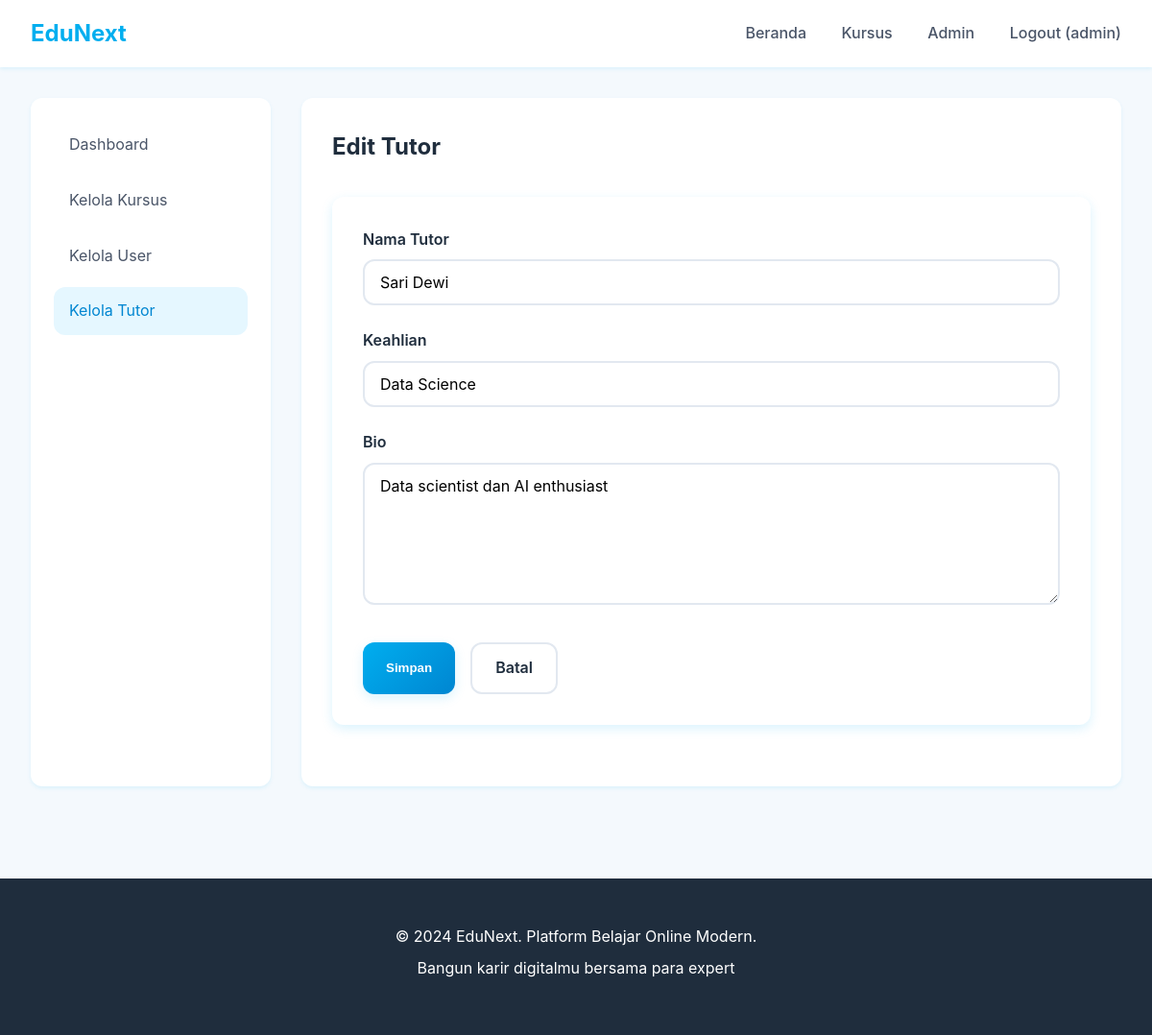
Screenshot of /index.php?page=admin_tutor_form&id=2 (signed in) with the database file from the repository.
### tables this page shows
CREATE TABLE `tutors` (
  `id` INT PRIMARY KEY AUTO_INCREMENT,
  `name` VARCHAR(255) NOT NULL,
  `bio` TEXT,
  `expertise` VARCHAR(255) NOT NULL
);

### index.php (called while the page is built, shortened)
<?php
$page = $_GET['page'] ?? 'home';
$pages = [
    'home' => 'views/home.php',
    'courses' => 'views/courses.php',
    'course_detail' => 'views/course_detail.php',
    'login' => 'views/login.php',
    'register' => 'views/register.php',
    'dashboard' => 'views/dashboard.php',
    'admin' => 'views/admin.php',
    'admin_users' => 'views/admin_users.php',
    'admin_courses' => 'views/admin_courses.php',
    'admin_tutors' => 'views/admin_tutors.php',
    'admin_course_form' => 'views/admin_course_form.php',
    'admin_user_form' => 'views/admin_user_form.php',
    'admin_tutor_form' => 'views/admin_tutor_form.php'
];
$page_file = $pages[$page] ?? 'views/404.php';
include 'views/partials/header.php';
include $page_file;
include 'views/partials/footer.php';
?>

### views/admin_tutor_form.php (the view, shortened to what this page needs)
<?php
$tutor_id = (int)($_GET['id'] ?? 0);
$is_edit = $tutor_id > 0;
$tutor = null;
$page_title = $is_edit ? "Edit Tutor" : "Tambah Tutor Baru";
if ($is_edit) {
    $stmt = $conn->prepare("SELECT * FROM tutors WHERE id = ?");
    $stmt->bind_param("i", $tutor_id);
    $stmt->execute();
    $tutor = $stmt->get_result()->fetch_assoc();
}
?>
<div class="admin-panel">
     <div class="admin-grid">
        <div class="admin-sidebar">
            <nav>
                <a href="index.php?page=admin">Dashboard</a>
                <a href="index.php?page=admin_courses">Kelola Kursus</a>
                <a href="index.php?page=admin_users">Kelola User</a>
                <a href="index.php?page=admin_tutors" class="active">Kelola Tutor</a>
            </nav>
        </div>
        <div class="admin-content">
            <h2 style="margin-bottom: 2rem;"><?php echo $page_title; ?></h2>
            <form method="POST" action="index.php?page=admin_tutors" class="form-container" style="max-width: 800px;">
                <div class="form-group">
                    <label for="name">Nama Tutor</label>
                    <input type="text" id="name" name="name" value="<?php echo htmlspecialchars($tutor['name'] ?? ''); ?>" required>
                </div>
                <div class="form-group">
                    <label for="expertise">Keahlian</label>
                    <input type="text" id="expertise" name="expertise" value="<?php echo htmlspecialchars($tutor['expertise'] ?? ''); ?>" required>
                </div>
                <div class="form-group">
                    <label for="bio">Bio</label>
                    <textarea id="bio" name="bio" rows="6" required><?php echo htmlspecialchars($tutor['bio'] ?? ''); ?></textarea>
                </div>
                <div style="display: flex; gap: 1rem; margin-top: 2rem;">
                    <button type="submit" class="btn btn-primary">Simpan</button>
                    <a href="index.php?page=admin_tutors" class="btn btn-secondary">Batal</a>
                </div>
            </form>
        </div>
    </div>
</div>

### assets/css/style.css (style rules this page uses)
:root { --primary: #00AEEF; --primary-dark: #0086D1; --primary-light: #E5F7FF; --secondary: #FF6B35; --accent: #00D8A3; --text-dark: #1F2D3D; --text-light: #4A5568; --text-lighter: #718096; --bg-light: #F4F9FD; --bg-white: #FFFFFF; --border: #E2E8F0; --shadow-sm: 0 2px 4px rgba(0, 174, 239, 0.1); --shadow-md: 0 4px 12px rgba(0, 174, 239, 0.15); --shadow-lg: 0 8px 24px rgba(0, 174, 239, 0.2); --radius: 12px; --transition: all 0.3s ease; }
* { margin: 0; padding: 0; box-sizing: border-box; }
body { font-family: 'Inter', -apple-system, BlinkMacSystemFont, sans-serif; background-color: var(--bg-light); color: var(--text-dark); line-height: 1.6; }
.btn { display: inline-block; padding: 12px 24px; border-radius: var(--radius); text-decoration: none; font-weight: 600; border: none; cursor: pointer; transition: var(--transition); text-align: center; }
.btn-primary { background: linear-gradient(135deg, var(--primary), var(--primary-dark)); color: white; box-shadow: var(--shadow-md); }
.btn-secondary { background: var(--bg-white); color: var(--text-dark); border: 2px solid var(--border); }
.form-container { max-width: 500px; margin: 2rem auto; padding: 2rem; background: var(--bg-white); border-radius: var(--radius); box-shadow: var(--shadow-md); }
.form-group { margin-bottom: 1.5rem; }
.form-group label { display: block; margin-bottom: 0.5rem; font-weight: 600; color: var(--text-dark); }
.form-group input, .form-group select, .form-group textarea { width: 100%; padding: 12px 16px; border: 2px solid var(--border); border-radius: var(--radius); font-size: 1rem; transition: var(--transition); font-family: inherit; }
.admin-panel { padding: 2rem; max-width: 1200px; margin: 0 auto; }
.admin-grid { display: grid; grid-template-columns: 250px 1fr; gap: 2rem; }
.admin-sidebar { background: var(--bg-white); padding: 1.5rem; border-radius: var(--radius); box-shadow: var(--shadow-sm); }
.admin-sidebar nav { display: flex; flex-direction: column; gap: 0.5rem; }
.admin-sidebar a { padding: 12px 16px; border-radius: var(--radius); color: var(--text-light); text-decoration: none; transition: var(--transition); }
.admin-sidebar a:hover, .admin-sidebar a.active { background: var(--primary-light); color: var(--primary-dark); }
.admin-content { background: var(--bg-white); padding: 2rem; border-radius: var(--radius); box-shadow: var(--shadow-sm); }

### rows the page displays
tutors: name "Sari Dewi", expertise "Data Science", bio "Data scientist dan AI enthusiast"

### other values shown
$_SESSION['username'] "admin"
$page_title "Edit Tutor"
